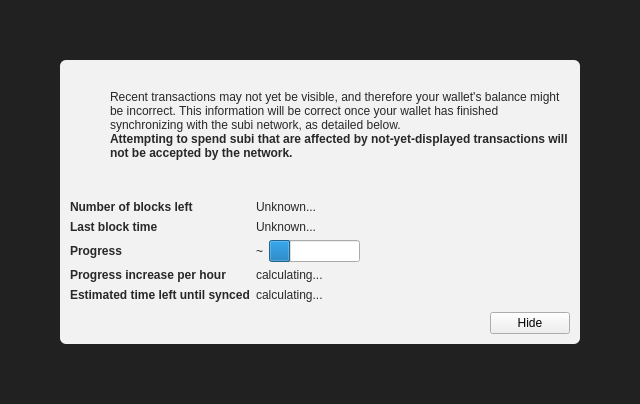
<?xml version="1.0" encoding="UTF-8"?>
<ui version="4.0">
 <class>ModalOverlay</class>
 <widget class="ModalOverlay" name="ModalOverlay">
  <property name="geometry">
   <rect>
    <x>0</x>
    <y>0</y>
    <width>640</width>
    <height>404</height>
   </rect>
  </property>
  <property name="windowTitle">
   <string>Form</string>
  </property>
  <layout class="QVBoxLayout" name="verticalLayout" stretch="0">
   <property name="sizeConstraint">
    <enum>QLayout::SetDefaultConstraint</enum>
   </property>
   <property name="leftMargin">
    <number>0</number>
   </property>
   <property name="topMargin">
    <number>0</number>
   </property>
   <property name="rightMargin">
    <number>0</number>
   </property>
   <property name="bottomMargin">
    <number>0</number>
   </property>
   <item>
    <widget class="QWidget" name="bgWidget" native="true">
     <property name="styleSheet">
      <string notr="true">#bgWidget { background: rgba(0,0,0,220); }</string>
     </property>
     <layout class="QVBoxLayout" name="verticalLayoutMain" stretch="1">
      <property name="leftMargin">
       <number>60</number>
      </property>
      <property name="topMargin">
       <number>60</number>
      </property>
      <property name="rightMargin">
       <number>60</number>
      </property>
      <property name="bottomMargin">
       <number>60</number>
      </property>
      <item>
       <widget class="QWidget" name="contentWidget" native="true">
        <property name="styleSheet">
         <string notr="true">#contentWidget { background: rgba(255,255,255,240); border-radius: 6px; }

QLabel { color: rgb(40,40,40);  }</string>
        </property>
        <layout class="QVBoxLayout" name="verticalLayoutSub" stretch="1,0,0,0">
         <property name="spacing">
          <number>0</number>
         </property>
         <property name="leftMargin">
          <number>10</number>
         </property>
         <property name="topMargin">
          <number>10</number>
         </property>
         <property name="rightMargin">
          <number>10</number>
         </property>
         <property name="bottomMargin">
          <number>10</number>
         </property>
         <item>
          <layout class="QHBoxLayout" name="horizontalLayoutIconText" stretch="0,1">
           <property name="topMargin">
            <number>20</number>
           </property>
           <item>
            <layout class="QVBoxLayout" name="verticalLayoutIcon">
             <property name="leftMargin">
              <number>0</number>
             </property>
             <item>
              <widget class="QPushButton" name="warningIcon">
               <property name="enabled">
                <bool>false</bool>
               </property>
               <property name="text">
                <string/>
               </property>
               <property name="icon">
                <iconset resource="../subi.qrc">
                 <normaloff>:/icons/warning</normaloff>
                 <disabledoff>:/icons/warning</disabledoff>:/icons/warning</iconset>
               </property>
               <property name="iconSize">
                <size>
                 <width>48</width>
                 <height>48</height>
                </size>
               </property>
               <property name="flat">
                <bool>true</bool>
               </property>
              </widget>
             </item>
             <item>
              <spacer name="verticalSpacerWarningIcon">
               <property name="orientation">
                <enum>Qt::Vertical</enum>
               </property>
               <property name="sizeHint" stdset="0">
                <size>
                 <width>20</width>
                 <height>40</height>
                </size>
               </property>
              </spacer>
             </item>
            </layout>
           </item>
           <item>
            <layout class="QVBoxLayout" name="verticalLayoutInfoText">
             <property name="leftMargin">
              <number>0</number>
             </property>
             <property name="topMargin">
              <number>0</number>
             </property>
             <item>
              <widget class="QLabel" name="infoText">
               <property name="text">
                <string>Recent transactions may not yet be visible, and therefore your wallet's balance might be incorrect. This information will be correct once your wallet has finished synchronizing with the subi network, as detailed below.</string>
               </property>
               <property name="textFormat">
                <enum>Qt::RichText</enum>
               </property>
               <property name="wordWrap">
                <bool>true</bool>
               </property>
              </widget>
             </item>
             <item>
              <widget class="QLabel" name="infoTextStrong">
               <property name="font">
                <font>
                 <weight>75</weight>
                 <bold>true</bold>
                </font>
               </property>
               <property name="text">
                <string>Attempting to spend subi that are affected by not-yet-displayed transactions will not be accepted by the network.</string>
               </property>
               <property name="textFormat">
                <enum>Qt::RichText</enum>
               </property>
               <property name="wordWrap">
                <bool>true</bool>
               </property>
              </widget>
             </item>
             <item>
              <spacer name="verticalSpacerInTextSpace">
               <property name="orientation">
                <enum>Qt::Vertical</enum>
               </property>
               <property name="sizeHint" stdset="0">
                <size>
                 <width>20</width>
                 <height>40</height>
                </size>
               </property>
              </spacer>
             </item>
            </layout>
           </item>
          </layout>
         </item>
         <item>
          <spacer name="verticalSpacerAfterText">
           <property name="orientation">
            <enum>Qt::Vertical</enum>
           </property>
           <property name="sizeHint" stdset="0">
            <size>
             <width>20</width>
             <height>40</height>
            </size>
           </property>
          </spacer>
         </item>
         <item>
          <layout class="QFormLayout" name="formLayout">
           <property name="fieldGrowthPolicy">
            <enum>QFormLayout::FieldsStayAtSizeHint</enum>
           </property>
           <property name="horizontalSpacing">
            <number>6</number>
           </property>
           <property name="verticalSpacing">
            <number>6</number>
           </property>
           <property name="topMargin">
            <number>10</number>
           </property>
           <item row="0" column="0">
            <widget class="QLabel" name="labelNumberOfBlocksLeft">
             <property name="font">
              <font>
               <weight>75</weight>
               <bold>true</bold>
              </font>
             </property>
             <property name="text">
              <string>Number of blocks left</string>
             </property>
            </widget>
           </item>
           <item row="0" column="1">
            <widget class="QLabel" name="numberOfBlocksLeft">
             <property name="text">
              <string>Unknown...</string>
             </property>
            </widget>
           </item>
           <item row="1" column="0">
            <widget class="QLabel" name="labelLastBlockTime">
             <property name="font">
              <font>
               <weight>75</weight>
               <bold>true</bold>
              </font>
             </property>
             <property name="text">
              <string>Last block time</string>
             </property>
            </widget>
           </item>
           <item row="1" column="1">
            <widget class="QLabel" name="newestBlockDate">
             <property name="sizePolicy">
              <sizepolicy hsizetype="Maximum" vsizetype="Preferred">
               <horstretch>0</horstretch>
               <verstretch>0</verstretch>
              </sizepolicy>
             </property>
             <property name="text">
              <string>Unknown...</string>
             </property>
            </widget>
           </item>
           <item row="2" column="0">
            <widget class="QLabel" name="labelSyncDone">
             <property name="font">
              <font>
               <weight>75</weight>
               <bold>true</bold>
              </font>
             </property>
             <property name="text">
              <string>Progress</string>
             </property>
            </widget>
           </item>
           <item row="2" column="1">
            <layout class="QHBoxLayout" name="horizontalLayoutSync" stretch="0,1">
             <item>
              <widget class="QLabel" name="percentageProgress">
               <property name="text">
                <string notr="true">~</string>
               </property>
              </widget>
             </item>
             <item>
              <widget class="QProgressBar" name="progressBar">
               <property name="value">
                <number>24</number>
               </property>
               <property name="format">
                <string/>
               </property>
              </widget>
             </item>
            </layout>
           </item>
           <item row="4" column="0">
            <widget class="QLabel" name="labelProgressIncrease">
             <property name="font">
              <font>
               <weight>75</weight>
               <bold>true</bold>
              </font>
             </property>
             <property name="text">
              <string>Progress increase per hour</string>
             </property>
            </widget>
           </item>
           <item row="4" column="1">
            <widget class="QLabel" name="progressIncreasePerH">
             <property name="text">
              <string>calculating...</string>
             </property>
            </widget>
           </item>
           <item row="5" column="0">
            <widget class="QLabel" name="labelEstimatedTimeLeft">
             <property name="font">
              <font>
               <weight>75</weight>
               <bold>true</bold>
              </font>
             </property>
             <property name="text">
              <string>Estimated time left until synced</string>
             </property>
            </widget>
           </item>
           <item row="5" column="1">
            <widget class="QLabel" name="expectedTimeLeft">
             <property name="text">
              <string>calculating...</string>
             </property>
            </widget>
           </item>
          </layout>
         </item>
         <item>
          <layout class="QHBoxLayout" name="horizontalLayoutButtons">
           <property name="leftMargin">
            <number>10</number>
           </property>
           <property name="topMargin">
            <number>10</number>
           </property>
           <item>
            <spacer name="horizontalSpacer">
             <property name="orientation">
              <enum>Qt::Horizontal</enum>
             </property>
             <property name="sizeHint" stdset="0">
              <size>
               <width>40</width>
               <height>20</height>
              </size>
             </property>
            </spacer>
           </item>
           <item>
            <widget class="QPushButton" name="closeButton">
             <property name="text">
              <string>Hide</string>
             </property>
            </widget>
           </item>
          </layout>
         </item>
        </layout>
       </widget>
      </item>
     </layout>
    </widget>
   </item>
  </layout>
 </widget>
 <customwidgets>
  <customwidget>
   <class>ModalOverlay</class>
   <extends>QWidget</extends>
   <header>qt/modaloverlay.h</header>
   <container>1</container>
  </customwidget>
 </customwidgets>
 <resources>
  <include location="../subi.qrc"/>
 </resources>
 <connections/>
</ui>
